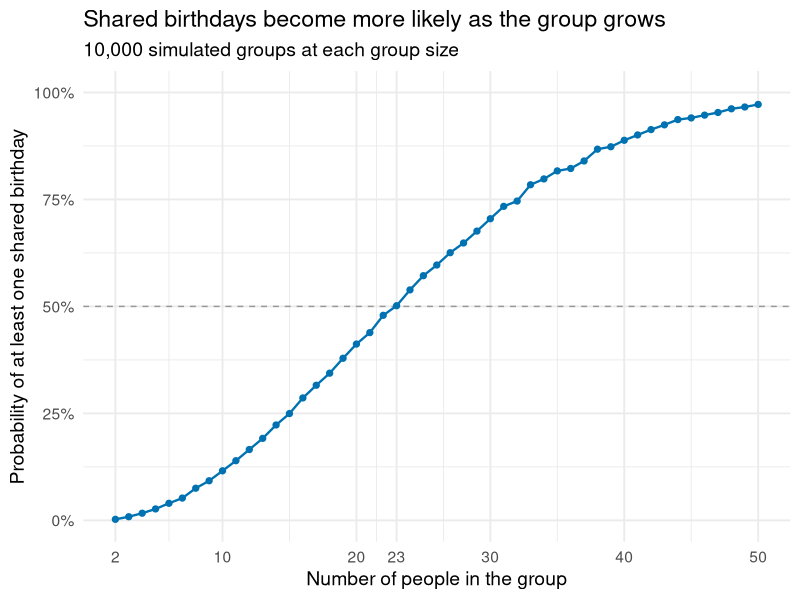

Reproduce this figure in R.
## ---- chunk 1
knitr::opts_chunk$set(
  echo = TRUE,
  message = FALSE,
  warning = FALSE,
  fig.width = 9,
  fig.height = 6,
  out.width = "90%"
)

library(tidyverse)

theme_set(
  theme_minimal(base_size = 14) +
    theme(legend.position = "bottom")
)
## ---- chunk 2
simulate_birthday = function(group_size) {
  birthdays = sample(1:365, size = group_size, replace = TRUE)
  any(duplicated(birthdays))
}
## ---- chunk 3
set.seed(1)

birthday_results =
  tibble(group_size = 2:50) |>
  mutate(
    shared_birthday = map(
      group_size,
      \(n) map_lgl(
        seq_len(10000),
        \(iteration) simulate_birthday(group_size = n)
      )
    ),
    probability = map_dbl(shared_birthday, mean)
  )

stopifnot(
  nrow(birthday_results) == 49,
  all(lengths(birthday_results$shared_birthday) == 10000),
  all(birthday_results$probability >= 0),
  all(birthday_results$probability <= 1)
)
## ---- chunk 4
birthday_results |>
  ggplot(aes(x = group_size, y = probability)) +
  geom_hline(yintercept = 0.5, linetype = "dashed", color = "grey60") +
  geom_line(linewidth = 0.8, color = "#0072B2") +
  geom_point(size = 1.8, color = "#0072B2") +
  scale_x_continuous(breaks = c(2, 10, 20, 23, 30, 40, 50)) +
  scale_y_continuous(
    limits = c(0, 1),
    breaks = seq(0, 1, 0.25),
    labels = scales::label_percent()
  ) +
  labs(
    title = "Shared birthdays become more likely as the group grows",
    subtitle = "10,000 simulated groups at each group size",
    x = "Number of people in the group",
    y = "Probability of at least one shared birthday"
  )
